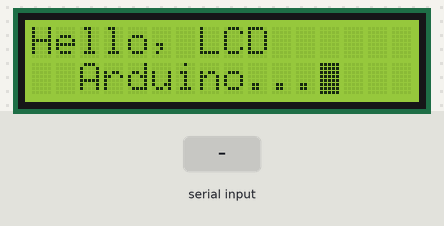
Recording of a sketch running on a simulated Arduino Uno, built with avr-gcc and run on an emulated ATmega328P. On the bench: 16×2 character LCD. Inputs (shaded band) come from the test bench. What the sketch prints to the serial monitor is not drawn.

Above: at 1.2 s.
1.3 s: "1\n" received over Serial
At 1.9 s:
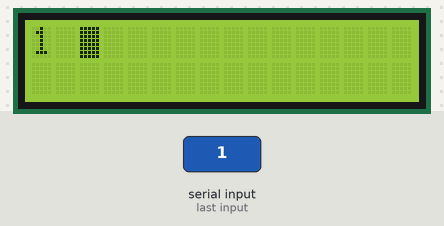
2.8 s: "0\n" received over Serial
At 4.0 s:
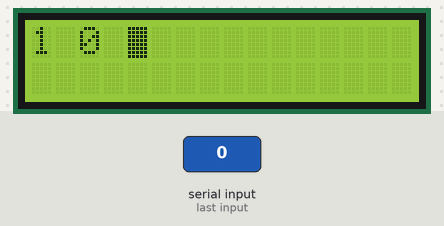
4.3 s: "2\n" received over Serial
At 5.3 s:
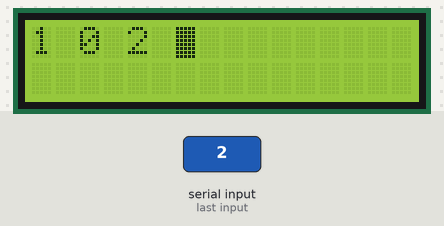
5.8 s: "1\n" received over Serial
At 6.4 s:
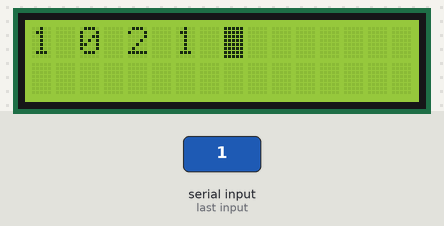
7.3 s: "0\n" received over Serial
At 7.6 s:
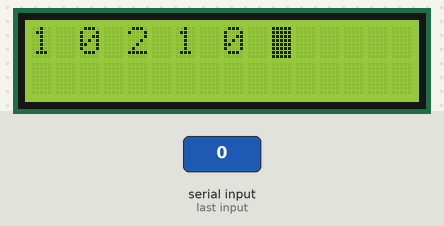
8.8 s: "2\n" received over Serial
At 9.9 s:
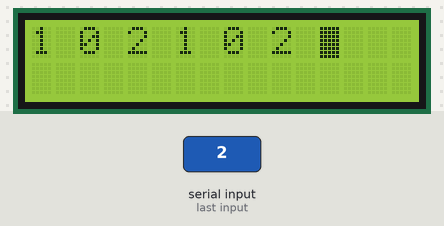
Timing chart, 0 to 11.3 s (numbered marks = the images above; inputs shaded):
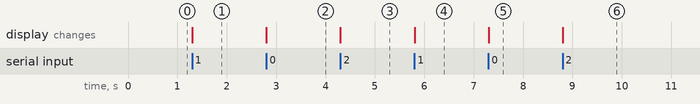

The sketch:

chap12_1.ino
```cpp
/* LCD模組的練習　電路連接指示
 * LCD RS→ pin 12  * LCD E → pin 7 * LCD D4→ pin 5
 * LCD D5→ pin 4  * LCD D6→ pin 3 * LCD D7→ pin 2
 * LCD R/W 接地
 */

#include <LiquidCrystal.h>          // 引入 LCD 函式庫
LiquidCrystal lcd(12, 7, 5, 4, 3, 2); // 初始化 LCD 模組
char ch;
void setup()
{
  Serial.begin(9600);
  lcd.begin(16, 2);         // 設定LCD字幕為 16*2
  lcd.cursor();           // 顯示游標
  lcd.blink();              // 游標閃爍
  lcd.home();             // 將游標移至左上角
  lcd.print("Hello, LCD");  // 顯示字串
  lcd.setCursor(0,1);         // 移動游標至第0行第1列
  lcd.print("  Arduino...");    // 顯示字串
}

void loop()
{
  if (Serial.available()) { // 若串列緩衝區有資料
    lcd.clear();                // 清除LCD螢幕
    while (1) {
      ch=Serial.read();
      if (ch=='\r') {           // 如果是行結尾則離開迴圈
        Serial.println();
        break;            // 離開迴圈
      }
      if (ch>0) {
          Serial.print(ch);       // 顯示讀到的字元至Serial Monitor
          lcd.print(ch);      // 顯示讀到的字元至LCD
      }
    }
  }
}
```

Measured:
- after the input at 1.3 s, the display: changes at once (image 1)
- after the input at 2.8 s, the display: changes at once (image 2)
- after the input at 4.3 s, the display: changes at once (image 3)
- after the input at 5.8 s, the display: changes at once (image 4)
- after the input at 7.3 s, the display: changes at once (image 5)
- after the input at 8.8 s, the display: changes at once (image 6)
